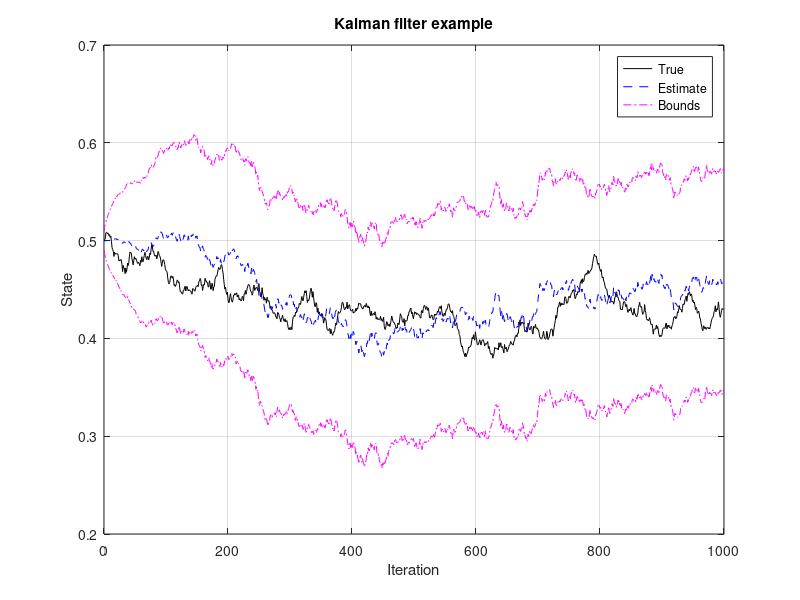
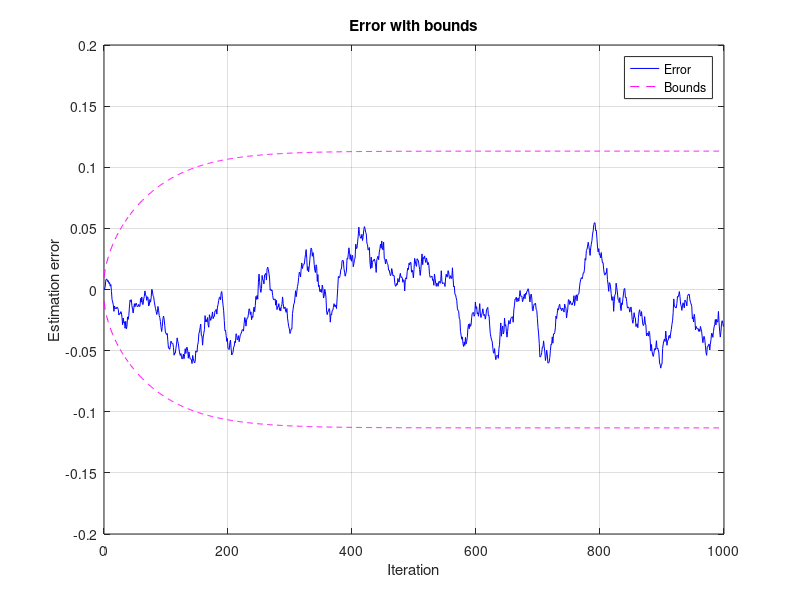

These charts were generated, in order, by the following MATLAB code:
%%
% Initialize simulation variables
SigmaW = 1e-5; % Process-noise covariance
SigmaV = 0.1; % Sensor-noise covariance
A = 1; B = -1e-4; % State-equation matrices
C = 0.7; D = -0.01; % Output-equation matrices
maxIter = 1000; % Number of simulation time steps
xtrue = 0.5; % Initialize true system initial state
xhat = 0.5; % Initialize Kalman filter initial estimate
SigmaX = 0; % Initialize Kalman filter covariance
u = 1; % Initial driving input, u[0]
% Reserve storage for variables we might want to plot/evaluate
xstore = zeros(maxIter+1,length(xtrue)); xstore(1,:) = xtrue;
xhatstore = zeros(maxIter,length(xhat));
SigmaXstore = zeros(maxIter,length(xhat)^2);

%%
% Main Kalman Filter steps
for k = 1:maxIter,
% KF Step 1a: State-prediction time update
xhat = A*xhat + B*u; % use prior value of "u"      
% KF Step 1b: Error-covariance time update
SigmaX = A*SigmaX*A' + SigmaW;
% [Implied operation of system in background, with
% input signal u, and output signal z]
switch k,
case 1, u = 0.5; % to match earlier example
case 2, u = 0.25; % to match earlier example
otherwise, u = randn(1); % just some interesting input
end
w = chol(SigmaW,'lower')*randn(length(xtrue)); % rand. process noise
v = chol(SigmaV,'lower')*randn(length(C*xtrue)); % rand. sensor noise
switch k,
case 1, ytrue = 3.85 - 3.5; % to match example   %output is 3.85 but 3.5 is subtracted so as to make the equation completely linear from affine
case 2, ytrue = 3.84 - 3.5; % to match example
otherwise, ytrue = C*xtrue + D*u + v; % based on present x and u
end
xtrue = A*xtrue + B*u + w; % future x is based on present u
% KF Step 1c: Estimate system output
yhat = C*xhat + D*u;
% KF Step 2a: Compute Kalman gain matrix
SigmaY = C*SigmaX*C' + SigmaV;
L = SigmaX*C'/SigmaY;
% KF Step 2b: State-estimate measurement update
xhat = xhat + L*(ytrue - yhat);
% KF Step 2c: Error-covariance measurement update
SigmaX = SigmaX - L*SigmaY*L';
% [Store information for evaluation/plotting purposes]
xstore(k+1,:) = xtrue;
xhatstore(k,:) = xhat;
SigmaXstore(k,:) = SigmaX(:);
end;

%%
figure(1); clf;
plot(0:maxIter-1,xstore(1:maxIter),'k-',0:maxIter-1,xhatstore,'b--', ...
0:maxIter-1,xhatstore+3*sqrt(SigmaXstore),'m-.',...
0:maxIter-1,xhatstore-3*sqrt(SigmaXstore),'m-.'); grid;
legend('True','Estimate','Bounds','location','northeast');
title('Kalman filter example');
xlabel('Iteration'); ylabel('State');
figure(2); clf;
plot(0:maxIter-1,xstore(1:maxIter)-xhatstore,'b-',0:maxIter-1, ...
3*sqrt(SigmaXstore),'m--',0:maxIter-1,-3*sqrt(SigmaXstore),'m--');
grid; legend('Error','Bounds','location','northeast');
title('Error with bounds');
xlabel('Iteration'); ylabel('Estimation error');

